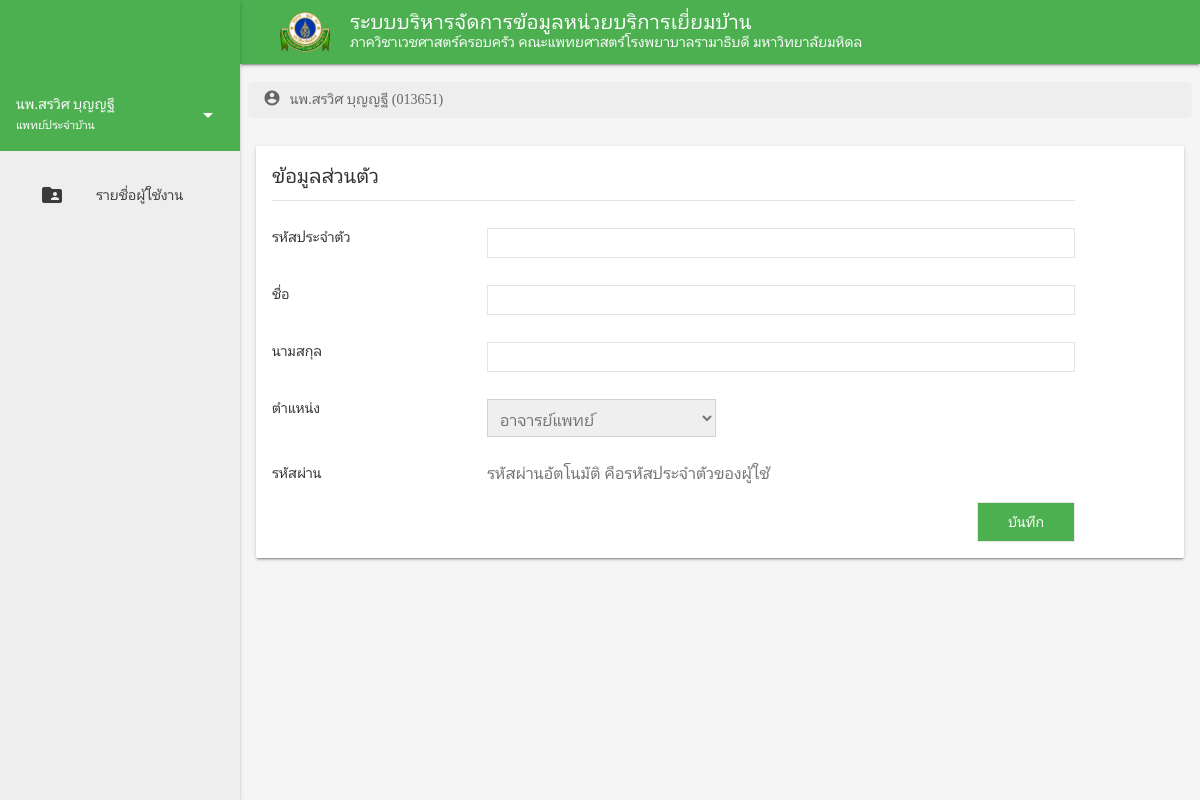
Screenshot of /admin_add.php (signed in) with the database file from the repository.
### tables this page shows
CREATE TABLE `tbuser` (
  `user` varchar(10) NOT NULL,
  `f_user` varchar(50) NOT NULL,
  `l_user` varchar(50) NOT NULL,
  `passwd` varchar(40) NOT NULL DEFAULT '',
  `id_position` varchar(2) NOT NULL,
  `question` int(1) NOT NULL,
  `answer` varchar(25) NOT NULL,
  `photo` varchar(250) NOT NULL
);

### id_position.php (called while the page is built, shortened)
<?php
    switch($row["id_position"])
    {
        case 1: $row["id_position"] = "แพทย์ประจำบ้าน"; break;
    }
?>

### admin_add.php (the view, shortened to what this page needs)
<!DOCTYPE html>
<html>
<?php
    $user = $_SESSION['id'];
    $results = mysql_query("SELECT * FROM tbuser WHERE user = '$user'");
    $row = mysql_fetch_array($results);
?>
    <head>
    </head>
    <body>
        <div class="demo-layout mdl-layout mdl-js-layout mdl-layout--fixed-drawer mdl-layout--fixed-header">
                <main class="mdl-layout__content mdl-color--grey-100">
                    <div class="mdl-grid demo-content">
                        <ul class="uk-breadcrumb breadcrumb">
                            <li><a href="#"><i class="material-icons breadcrumb-icons">account_circle</i> <?php echo $row['f_user']." ".$row['l_user']." (".$row['user'].")" ?></a></li>
                        </ul>
                            <div class="demo-updates mdl-card mdl-shadow--2dp mdl-cell mdl-cell--12-col">
                                <div class="mdl-card__supporting-text mdl-color-text--grey-600">
                                    <h4 class="uk-heading-divider">ข้อมูลส่วนตัว</h4>
                                    <form class="uk-form-horizontal" method="post" action="admin_add_save.php" enctype="multipart/form-data">
                                        <div class="uk-margin">
                                            <label class="uk-form-label">รหัสประจำตัว</label>
                                            <div class="uk-form-controls uk-form-controls-text">
                                                                <input class="uk-input uk-form-small" id="form-stacked-text" placeholder="" type="text" value="" name="user">
                                            </div>
                                        </div>
                                        <div class="uk-margin">
                                            <label class="uk-form-label">ชื่อ</label>
                                            <div class="uk-form-controls uk-form-controls-text">
                                                <input class="uk-input uk-form-small" id="form-stacked-text" placeholder="" type="text" value="" name="f_user">
                                            </div>
                                        </div>
                                        <div class="uk-margin">
                                            <label class="uk-form-label">นามสกุล</label>
                                            <div class="uk-form-controls uk-form-controls-text">
                                                <input class="uk-input uk-form-small" id="form-stacked-text" type="text" value="" placeholder="" name="l_user">
                                            </div>
                                        </div>
                                        <div class="uk-margin">
                                            <label class="uk-form-label">ตำแหน่ง</label>
                                            <div class="uk-form-controls uk-form-controls-text">
                                            <select class="ui search dropdown" name="id_position" id="id_position">
                <option value="1">อาจารย์แพทย์</option>
            </select>
                                            </div>
                                        </div>
                                        <div class="uk-margin">
                                            <label class="uk-form-label">รหัสผ่าน</label>
                                            <div class="uk-form-controls uk-form-controls-text">รหัสผ่านอัตโนมัติ คือรหัสประจำตัวของผู้ใช้</div>
                                        </div>
                                        <input type="submit" class="uk-button uk-button-default button-green uk-align-right uk-margin-remove" value="บันทึก">
                                    </form>
                                </div>
                            </div>
                    </div>
                </main>
        </div>
    </body>
</html>

### css/main.css (style rules this page uses)
body { background-color: #eee; color: #000; }
a { text-decoration: none; color: #4caf50; }
#header-title { color: #fff; }
#header-logo { width: 50px; margin-right: 20px; }
.breadcrumb-icons { font-size: 18px; vertical-align: text-top; padding-right: 5px; }
.breadcrumb { margin-top: 10px; padding-left: 15px; padding-top: 5px; padding-bottom: 7px; list-style: none; background-color: #eee; width: 100%; border-radius: 5px; }
.button-green { color: #fff; background-color: #4caf50; }

### rows the page displays
tbuser: f_user "นพ.สรวิศ", l_user "บุญญฐี", user "013651"
